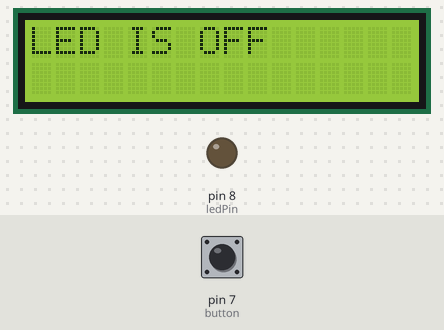
A sketch run on a simulated Arduino Uno, built with avr-gcc and run on an emulated ATmega328P. On the bench: 16×2 character LCD, output pins drawn as LEDs (lit = HIGH). Inputs (shaded band) come from the test bench; at power-on: pin 7 (button) LOW.

Above: at 3.2 s.
3.3 s: pin 7 (button) pulled HIGH for 0.6 s
At 3.9 s:
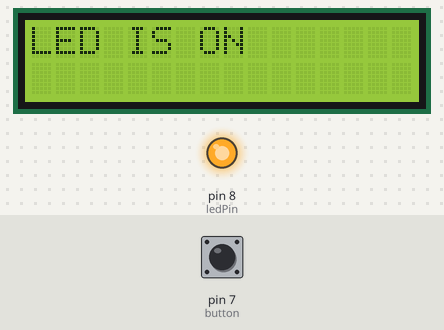
5.5 s: pin 7 (button) pulled HIGH for 3.2 s
At 9.9 s:
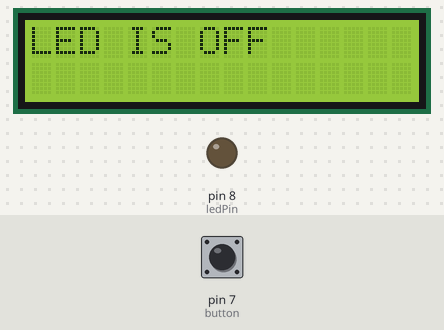
Timing chart, 0 to 11.4 s (numbered marks = the images above; inputs shaded):
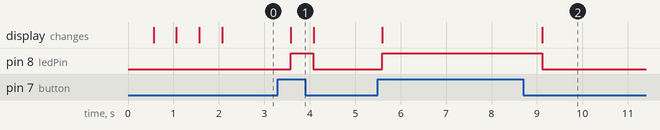

Measured:
- after the input at 3.3 s, pin 8 (ledPin): LOW → HIGH after 0.28 s, → LOW 0.50 s later; the display: changes after 0.28 s (image 1)
- after the input at 5.5 s, pin 8 (ledPin): LOW → HIGH after 0.09 s, → LOW 3.5 s later; the display: first changes after 0.10 s (image 2 shows a later state)

The sketch:

LCD.ino
```cpp
#include <LiquidCrystal.h>

const int ledPin = 8;
const int button = 7;
int ButtonState = 0;
const int rs = 12, en = 11, d4 = 5, d5 = 4, d6 = 3, d7 = 2;
LiquidCrystal lcd(rs, en, d4, d5, d6, d7);

void setup()
{

  lcd.begin(16, 2);
  pinMode(ledPin, OUTPUT);
  pinMode(button, INPUT);
  lcd.display();
  lcd.print("Starting");delay(500);
  lcd.print("."); delay(500);
  lcd.print("."); delay(500);
  lcd.print("."); delay(500);
  lcd.clear();
  lcd.noDisplay();

}

void loop()
{
  lcd.display();
  ButtonState = digitalRead(button);

  if (ButtonState == HIGH)
  {
    digitalWrite(ledPin, HIGH);
    lcd.clear();
    lcd.print("LED IS ON");
    delay(500);
  }
  else
  {
    digitalWrite(ledPin, LOW);
    lcd.clear();
    lcd.print("LED IS OFF");
    delay(500);
  }

}
```
